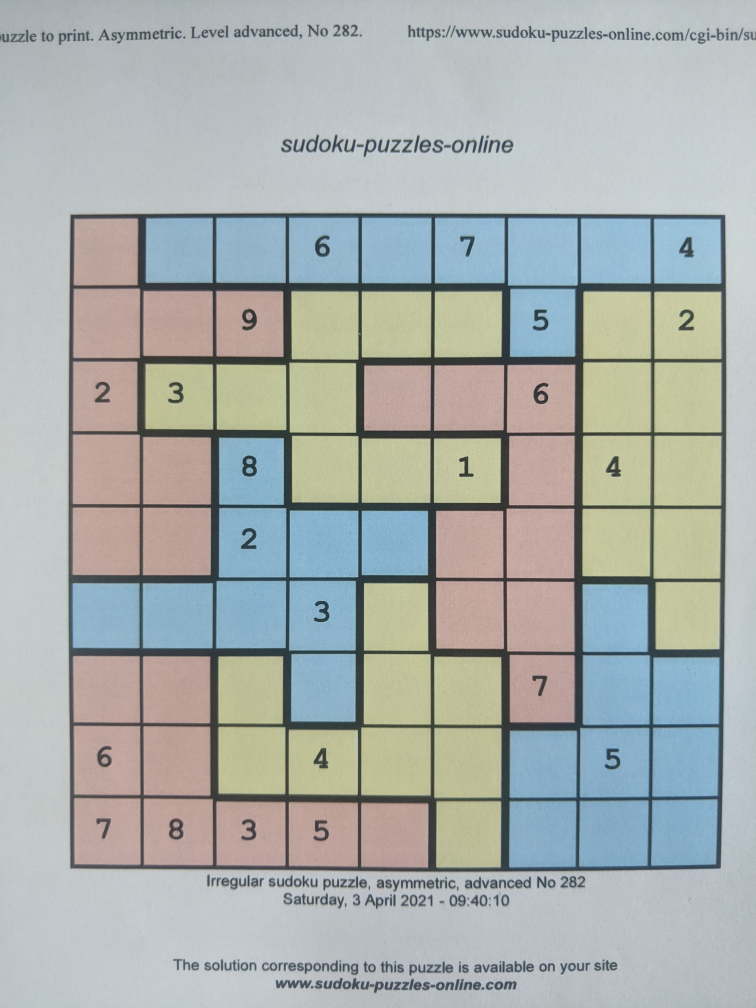
#> input picture training/jigsaw/01.jpg, 3024 x 4032 px, given in place of 06.jpg, which was not available (shown at 1/4 size)
$ python utils.py
#> lines starting #> are read from the running program, lines starting #| are printed output that depends on the picture; after the words box and inside, x2 and y2 are one past the last pixel; in counts of white or black regions, pixels touching at a corner belong together; pictures that were not available may be replaced by others from this repository, and a replacement may not be noted
#> further down, image is the input picture: shape (4032, 3024, 3); mean B, G, R 172.6, 175, 169.3
import cv2 as cv
import numpy as np
import os
from patchColorJ import *
from patchJ import *
from patchJ import get_zones_pattern_J

# [4 lines left out: function show_image, not called in this run]

def preprocess_image(image):
    #this function returns a preprocessed image with the sudoku grid

    gray = cv.cvtColor(image.copy(),cv.COLOR_BGR2GRAY)
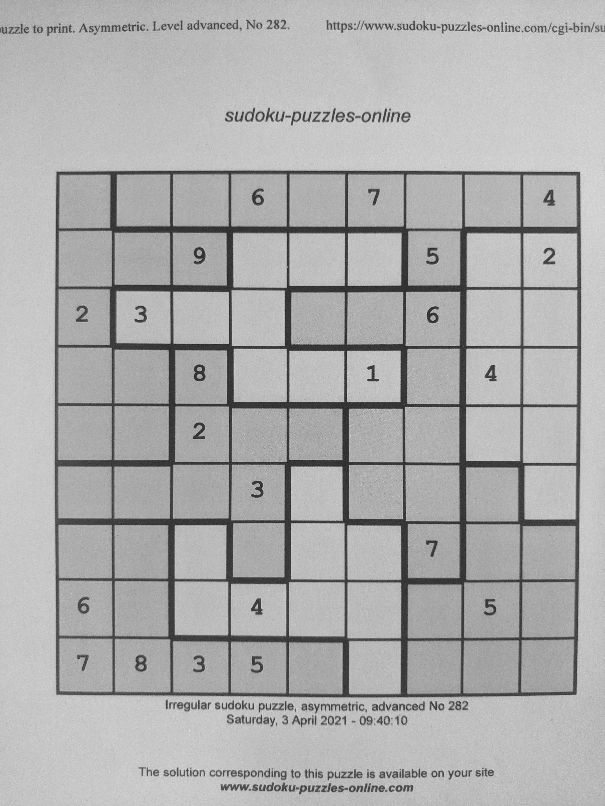
#> gray: shape (806, 605); min 27, max 251, mean 173
    image_m_blur = cv.medianBlur(gray, 3)
    image_g_blur = cv.GaussianBlur(image_m_blur, (0, 0), 5)
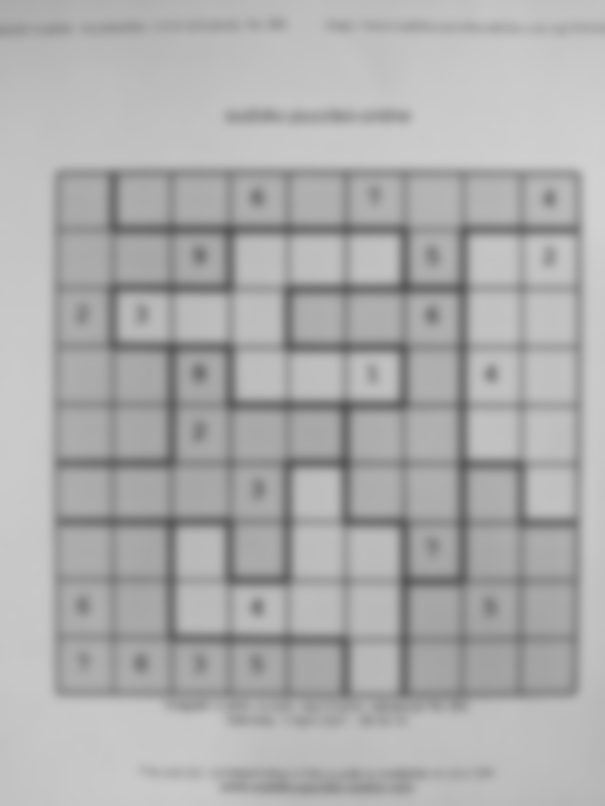
#> image_g_blur: shape (806, 605); min 89, max 210, mean 173.3
    image_sharpened = cv.addWeighted(image_m_blur, 1.2, image_g_blur, -0.8, 0)
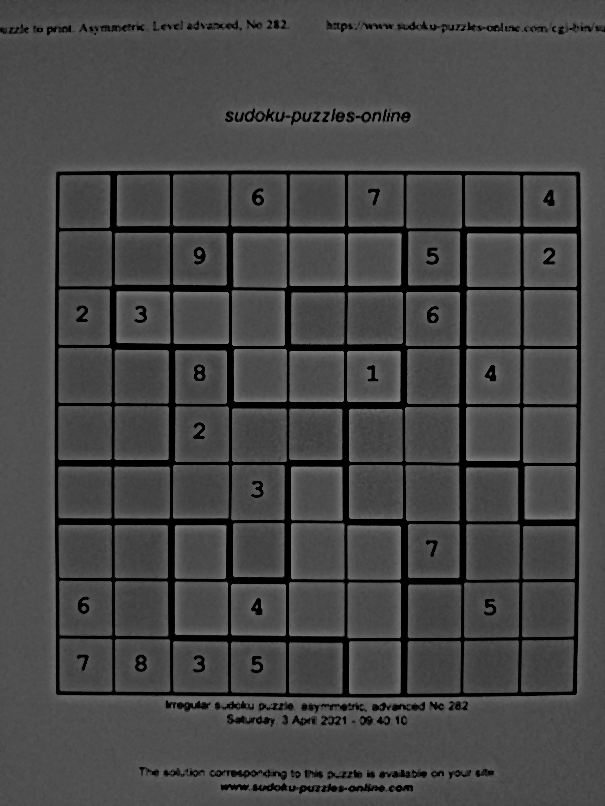
#> image_sharpened: shape (806, 605); min 0, max 136, mean 71.6
    _, thresh = cv.threshold(image_sharpened, 20, 255, cv.THRESH_BINARY)
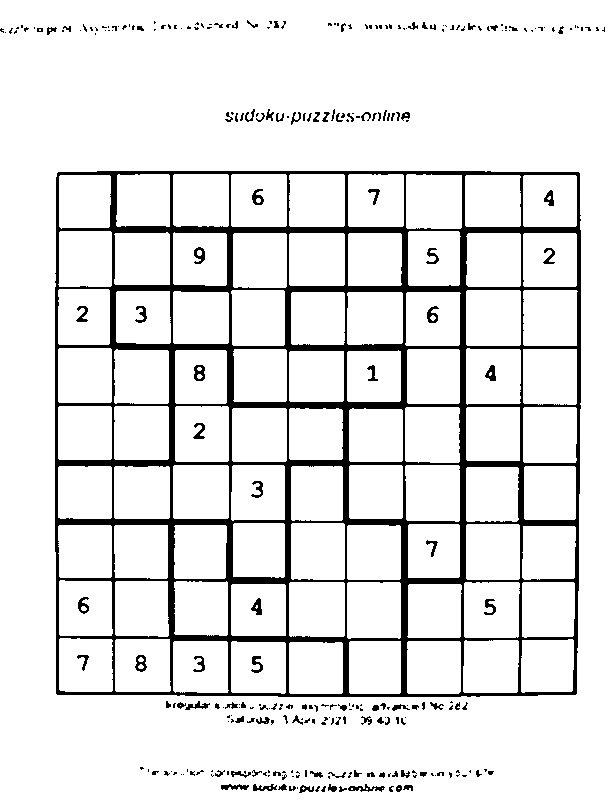
#> thresh: shape (806, 605); 90.5% white; 285 black regions (183 under 20 px), largest, box (x1, y1, x2, y2) and area: (55, 171, 581, 697) 40056, (348, 784, 385, 792) 133, (194, 365, 205, 381) 120


    kernel = np.ones((5, 5), np.uint8)
    thresh = cv.erode(thresh, kernel)
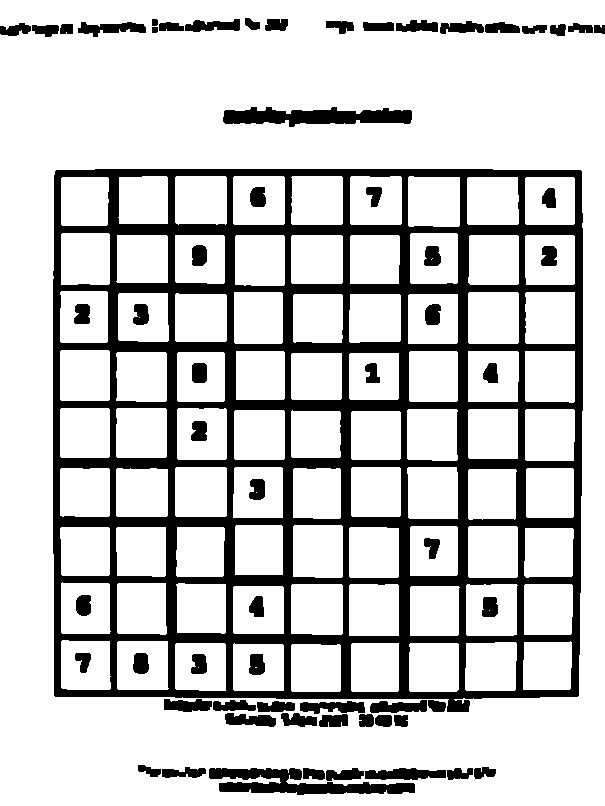
#> thresh: shape (806, 605); 79.3% white; 63 black regions, largest, box (x1, y1, x2, y2) and area: (53, 169, 583, 712) 78864, (209, 768, 415, 795) 2832, (223, 107, 412, 127) 2477

    #_, thresh = cv.threshold(normalized, 0, 255, cv.THRESH_BINARY_INV | cv.THRESH_OTSU)

    edgels =  cv.Canny(thresh ,150,400)
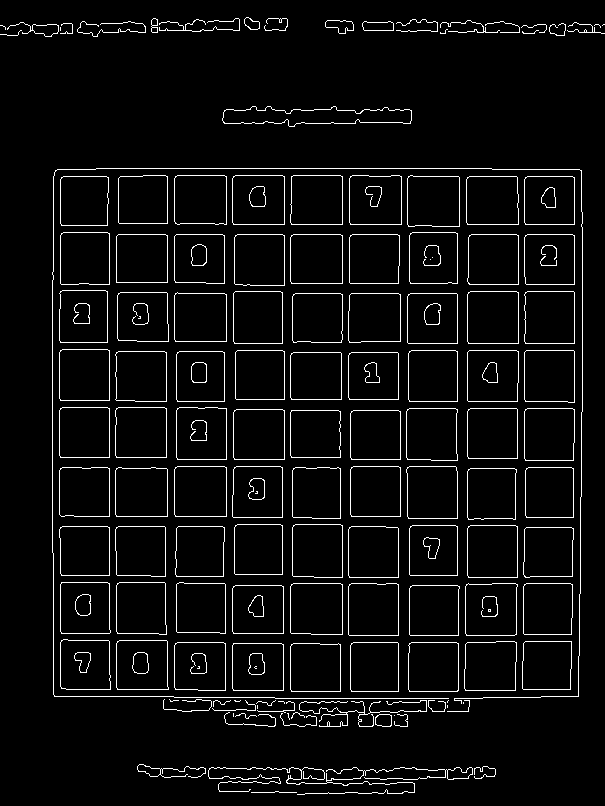
#> edgels: shape (806, 605); 4.8% white in thin lines or dots
    contours, _ = cv.findContours(edgels,  cv.RETR_EXTERNAL, cv.CHAIN_APPROX_SIMPLE)
#> contours = 133 contours, 42 with area under 20; largest, box (x1, y1, x2, y2) and area: (467, 291, 519, 344) 2645, (290, 583, 343, 635) 2626, (465, 583, 518, 636) 2624, (292, 524, 343, 578) 2622, (406, 466, 458, 519) 2596
    max_area = 0

    for i in range(len(contours)):
        if(len(contours[i]) >3):
            possible_top_left = None
            possible_bottom_right = None
            for point in contours[i].squeeze():
                if possible_top_left is None or point[0] + point[1] < possible_top_left[0] + possible_top_left[1]:
                    possible_top_left = point

                if possible_bottom_right is None or point[0] + point[1] > possible_bottom_right[0] + possible_bottom_right[1] :
                    possible_bottom_right = point

            diff = np.diff(contours[i].squeeze(), axis = 1)
            possible_top_right = contours[i].squeeze()[np.argmin(diff)]
            possible_bottom_left = contours[i].squeeze()[np.argmax(diff)]


            if cv.contourArea(np.array([[possible_top_left],[possible_top_right],[possible_bottom_right],[possible_bottom_left]])) > max_area:
                max_area = cv.contourArea(np.array([[possible_top_left],[possible_top_right],[possible_bottom_right],[possible_bottom_left]]))
                top_left = possible_top_left
                bottom_right = possible_bottom_right
                top_right = possible_top_right
                bottom_left = possible_bottom_left
#> this loop made 133 passes
#> (max_area, top_left, bottom_right, top_right, bottom_left) on pass 2: (4243.5, [209, 768], [468, 778], [472, 768], [219, 791])
#> (diff, possible_top_right, possible_bottom_left) on passes 1, 8, 18, 19, 20, 25: ([516, 518, 541, 518, 516, 513, 513, 496, 513, 513], [296, 792], [251, 792]), ([426, 426, 429, 429, 430, 429, 429, 425], [288, 713], [289, 719]), ([423, 418, 418, 419, 418, 418], [283, 701], [278, 701]), ([236, 232, 232, 237, 239, 242, 244, 264, 243, 239, 237, 231], [469, 700], [447, 711]), ([252, 254, 255, 254], [448, 700], [447, 702]), ([466, 466, 462, 460, 462, 465, 465], [240, 700], [234, 700])
#> after the loop, bottom_left = [54, 696]; bottom_right = [578, 696]; max_area = 276150; top_left = [55, 170]; top_right = [581, 170]

    #image_contour=image.copy()
    #cv.drawContours(image_contour, contours, -1, (0,255,0), 3)
    #show_image(image_contour)

    #first rotation
    radians=np.arctan((top_right[1]-top_left[1])/(top_right[0]-top_left[0]))
#> radians = 0
    angle=np.degrees(radians)
#> angle = 0

    height, width, _ = np.shape(image)
#> height = 806; width = 605
    center=(width//2, height//2)
#> center = (302, 403)

    transformationMatrix=cv.getRotationMatrix2D(center, angle, 1)
#> transformationMatrix = [[1, 0, 0], [0, 1, 0]]
    croped_image=cv.warpAffine(image, transformationMatrix, (width, height))

    top_left=np.int0(transformationMatrix[:,:2]@top_left+transformationMatrix[:,2])
    top_right=np.int0(transformationMatrix[:,:2]@top_right+transformationMatrix[:,2])
    bottom_right=np.int0(transformationMatrix[:,:2]@bottom_right+transformationMatrix[:,2])
    bottom_left=np.int0(transformationMatrix[:,:2]@bottom_left+transformationMatrix[:,2])

    #second rotation
    radians=np.arctan((bottom_right[1]-bottom_left[1])/(bottom_right[0]-bottom_left[0]))
    angle=np.degrees(radians)

    height, width, _ = np.shape(croped_image)
    center=(width//2, height//2)

    transformationMatrix=cv.getRotationMatrix2D(center, angle, 1)
    croped_image=cv.warpAffine(croped_image, transformationMatrix, (width, height))

    top_left=np.int0(transformationMatrix[:,:2]@top_left+transformationMatrix[:,2])
    top_right=np.int0(transformationMatrix[:,:2]@top_right+transformationMatrix[:,2])
    bottom_right=np.int0(transformationMatrix[:,:2]@bottom_right+transformationMatrix[:,2])
    bottom_left=np.int0(transformationMatrix[:,:2]@bottom_left+transformationMatrix[:,2])
    croped_image=croped_image[top_left[1]:bottom_left[1],top_left[0]:top_right[0]]

    croped_image=cv.resize(croped_image, (495, 495))
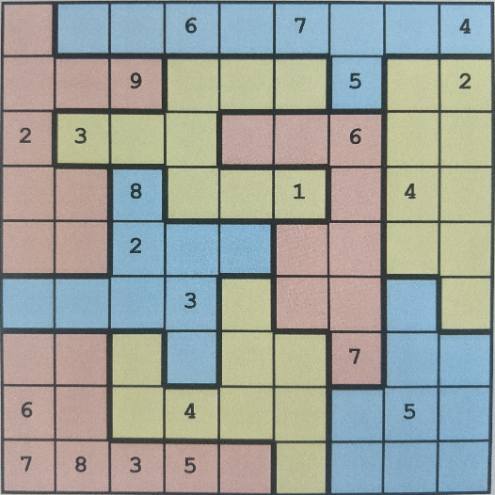
#> croped_image: shape (495, 495, 3); mean B, G, R 155.2, 161.6, 156.7
    return croped_image

if __name__=="__main__":
    dir="antrenare/clasic/"
    for i in range(6,7):
        if i<10:
            filename="0"+str(i)+".jpg"
        else:
            filename=str(i)+".jpg"
        image = cv.imread(dir+filename)
        image = cv.resize(image,(0,0),fx=0.2,fy=0.2)
        image=preprocess_image(image)
        #show_image(image)

# [246 lines left out: functions getLines, get_patches, remove_all, predict_digit_PM, get_results, get_results_J and 3 more, not called in this run]
